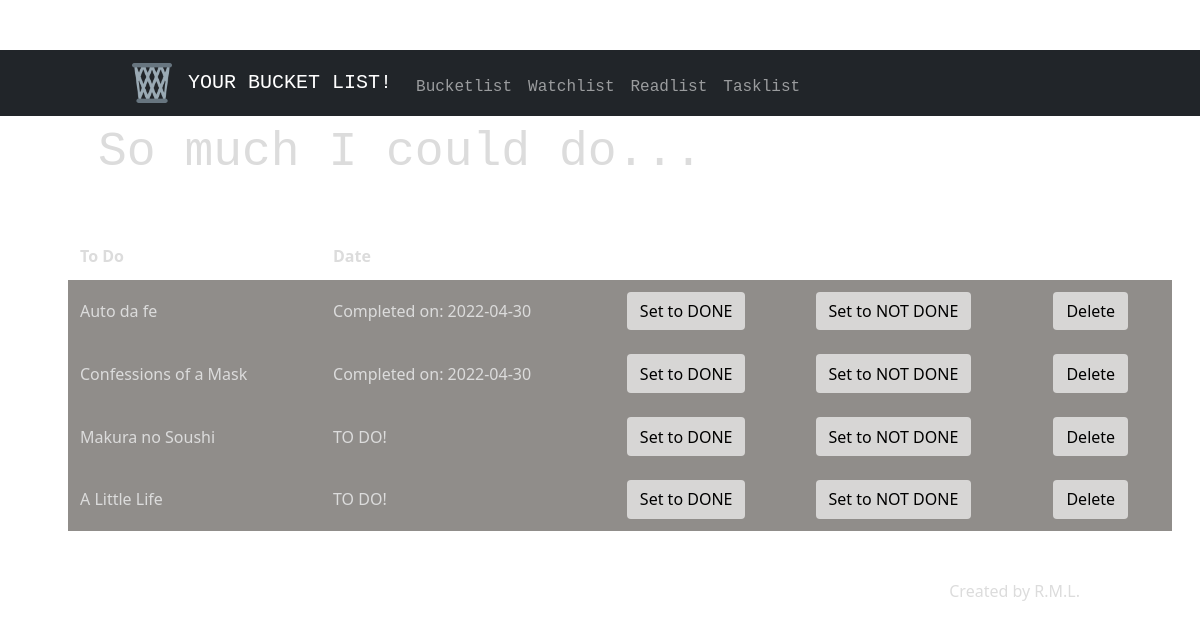
The app's page /read with its own data.
### tables this page shows
CREATE TABLE bucketlist (
    id INTEGER,
    name TEXT,
    status TEXT, 
    type TEXT,
    date TEXT,
    PRIMARY KEY(id)
);

### app.py (the view)
@app.route("/read", methods=["GET"])
def read():
    if request.method == "GET":
        readlist = db.execute("SELECT * FROM bucketlist WHERE type='read'")
        return render_template("bucketlist.html", my_list=readlist)

### app.py (called while the page is built)
@app.after_request
def after_request(response):
    response.headers["Cache-Control"] = "no-cache, no-store, must-revalidate"
    response.headers["Expires"] = 0
    response.headers["Pragma"] = "no-cache"
    return response

### templates/bucketlist.html (shortened to what this page needs)
{% extends "layout.html" %}
{% block main %}
    <div class="section">
        <h1 class="needpadding">So much I could do...</h1>
        <table>
            <thead>
                <tr>
                    <th>To Do</th>
                    <th>Date</th>
                </tr>
            </thead>
            <tbody>
                {% for entry in my_list %}
                    <tr>
                        <td>{{ entry["name"] }}</td>
                        {% if entry["status"] == "DONE": %}
                            <td>Completed on: {{ entry["date"] }}</td>
                        {% else: %}
                            <td>TO DO!</td>
                        {% endif %}
                        <td>
                            <form action="/done" method="post">
                                <input type="submit" value="Set to DONE">
                            </form>
                        </td>
                        <td>
                            <form action="/undone" method="post">
                                <input type="submit" value="Set to NOT DONE">
                            </form>
                        </td>
                        <td>
                            <form action="/delete" method="post">
                                <input type="submit" value="Delete">
                            </form>
                        </td>
                    </tr>
                {% endfor %}
            </tbody>
        </table>
    </div>
{% endblock %}

### static/styles.css (style rules this page uses)
body { color: #212529; font-size: 1rem; font-weight: 400; line-height: 1.5; margin: 0; text-align: left; background-image: url('552A1503.jpg'); background-attachment: fixed; background-size: cover; background-repeat: no-repeat; }
.section { color:gainsboro; padding-bottom: 2rem; padding-left: 3rem; padding-right: 3rem; padding-top: 0.5rem; }
h1 { font-family:'Courier New', Courier, monospace; font-size: 48px; }
button, input[type="submit"] { background-color: #ffffffa4; border: 1px solid transparent; border-radius: 0.25rem; line-height: 1.5; padding: 0.4rem 0.75rem; font-size: 1rem; font-weight: 500; text-align: center; vertical-align: middle; }
table { background-color: transparent; margin-bottom: 1rem; width: 100%; margin-left: 20px; padding-right: 20px; }
table th, table td { padding: 0.75rem; vertical-align: middle; }
tbody tr { background-color: rgba(37, 30, 24, 0.507) }
.needpadding { margin-left: 50px; }

### records on screen
bucketlist: name "Auto da fe", date "2022-04-30"
bucketlist: name "Confessions of a Mask", date "2022-04-30"
bucketlist: name "Makura no Soushi", status "TO DO!"
bucketlist: name "A Little Life", status "TO DO!"
